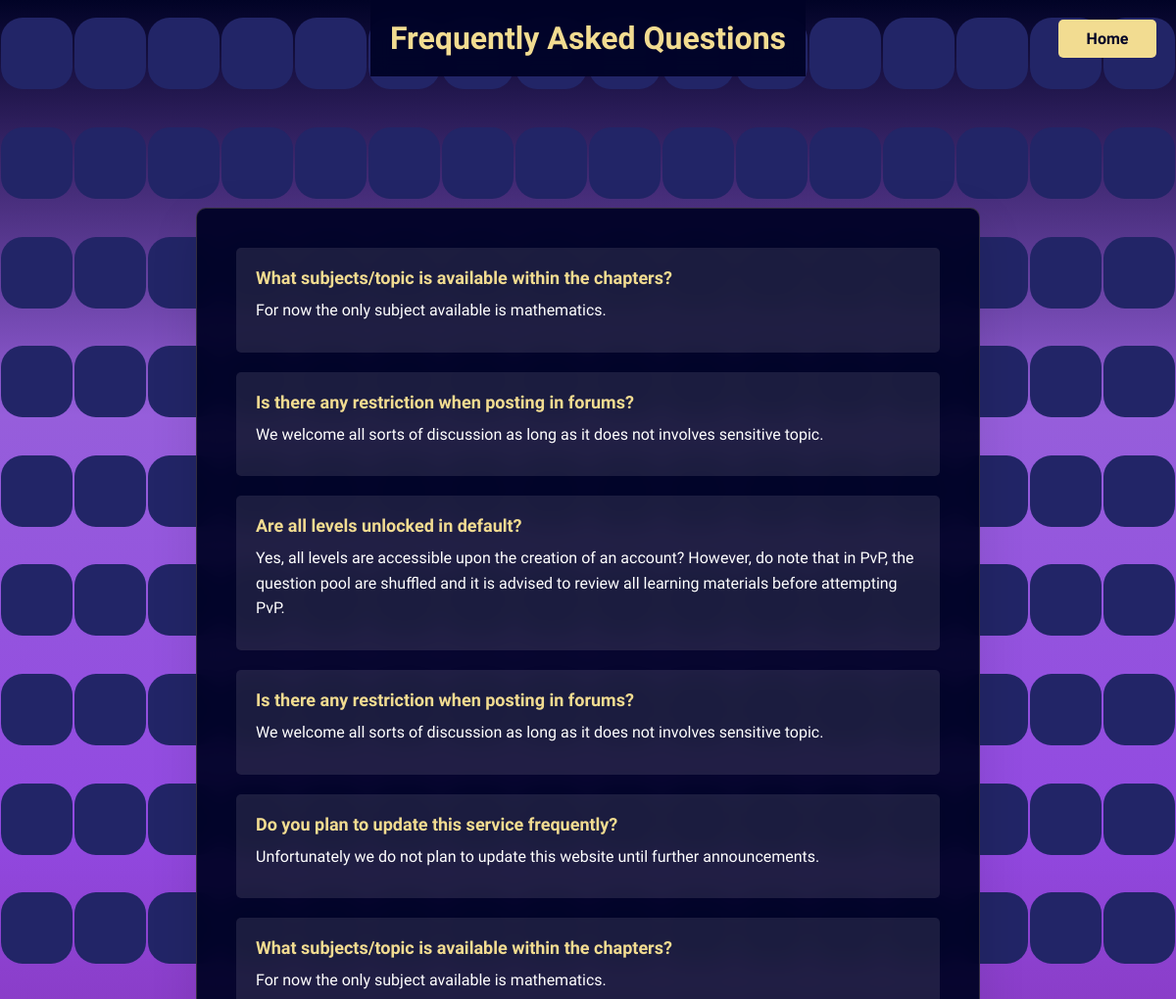
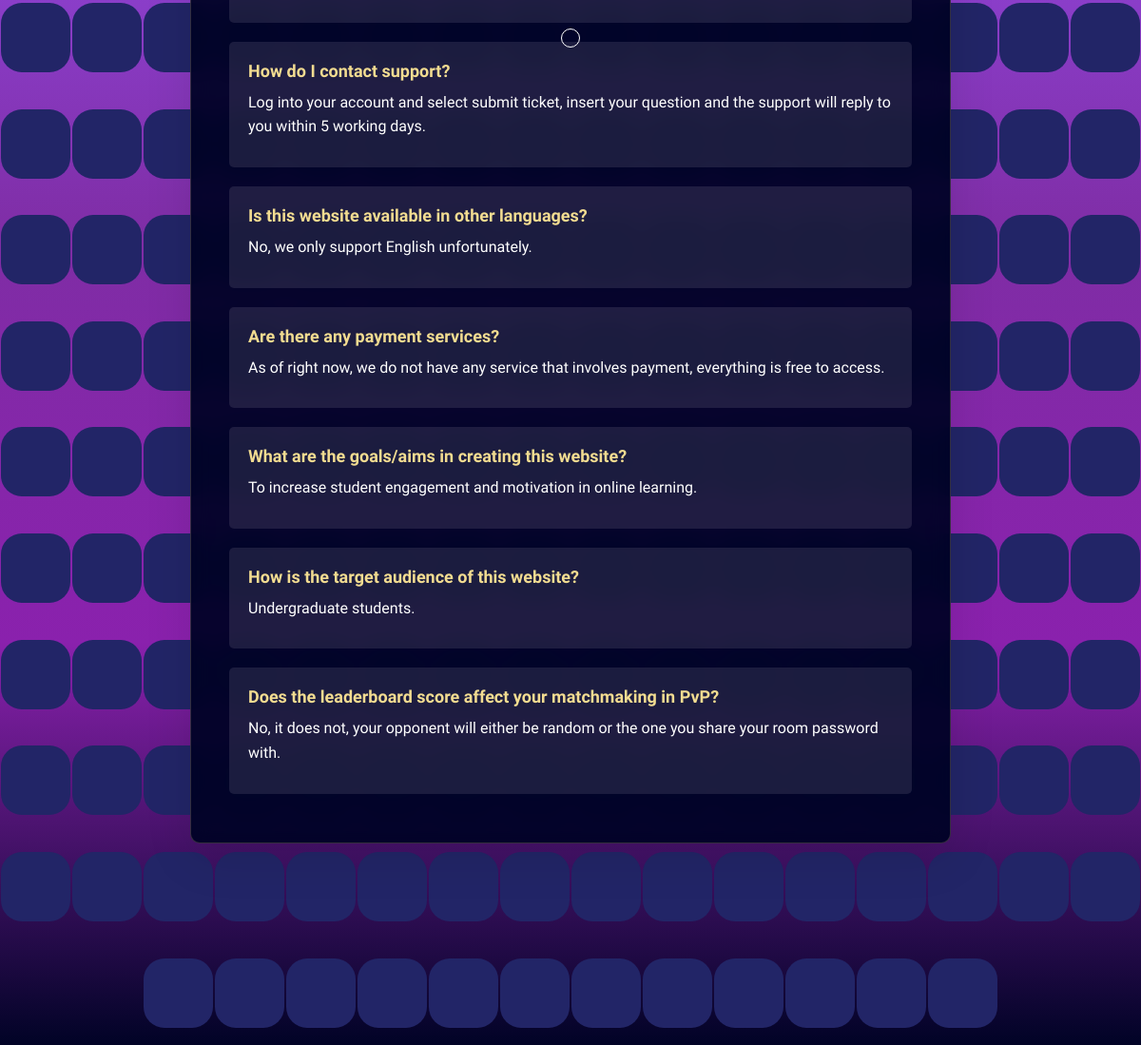
/viewfaqpage.php (signed in), run on the app's committed database (2 pictures, top to bottom).
### tables this page shows
CREATE TABLE IF NOT EXISTS `faq` (
  `faq_id` int NOT NULL AUTO_INCREMENT,
  `faq_title` text NOT NULL,
  `faq_contents` text NOT NULL,
  PRIMARY KEY (`faq_id`)
);

### viewfaqpage.php (the view, shortened to what this page needs)
<?php
include("conn.php");
$sql = "SELECT f.*, m.media_type, m.media_URL FROM faq f LEFT JOIN media m ON f.faq_id = m.faq_id ORDER BY f.faq_id DESC";
$result = $con->query($sql);
?>
<!DOCTYPE html>
<html lang="en">
<head>
</head>
<body>
    <section>
        <?php for ($i = 0; $i < 300; $i++): ?>
            <span></span>
        <?php endfor; ?>
    </section>
    <h1>Frequently Asked Questions</h1>         <a href="home.php" class="home-button">Home</a>
    <div class="container">
        <?php if ($result->num_rows > 0): ?>
            <?php while ($row = $result->fetch_assoc()): ?>
                <div class="faq-item">
                    <div class="faq-title"><?php echo htmlspecialchars($row['faq_title']); ?></div>
                    <div class="faq-content"><?php echo nl2br(htmlspecialchars($row['faq_contents'])); ?></div>
                </div>
            <?php endwhile; ?>
        <?php else: ?>
            <div class="no-faq">No FAQs found.</div>
        <?php endif; ?>
    </div>
</body>
</html>

### viewfaqpage.php (style rules this page uses)
* { margin: 0; padding: 0; box-sizing: border-box; font-family: 'Bagel Fat One', sans-serif; cursor: url('../images/icons8-cursor-100.png'), auto; }
body { display: flex; justify-content: center; align-items: center; min-height: 100vh; background: #010326; overflow-x: hidden; }
.container { background-color: rgba(1, 3, 38, 0.95); border-radius: 10px; box-shadow: 0 15px 50px rgba(0, 0, 0, 0.1); overflow-y: auto; width: 800px; max-width: 90%; z-index: 10; padding: 40px; max-height: 80vh; backdrop-filter: blur(10px); -webkit-backdrop-filter: blur(10px); border: 1px solid rgba(242, 220, 145, 0.2); position: relative; }
h1 { text-align: center; color: #F2DC91; margin-bottom: 30px; font-family: 'Bagel Fat One', sans-serif; position: absolute; top: 0; background-color: rgba(1, 3, 38, 0.95); backdrop-filter: blur(10px); -webkit-backdrop-filter: blur(10px); padding: 20px 0; z-index: 1; margin-top: 0px; margin-left: -20px; margin-right: -20px; padding-left: 20px; padding-right: 20px; }
.faq-item { margin-bottom: 20px; padding: 20px; background-color: rgba(255, 255, 255, 0.1); border-radius: 5px; transition: all 0.3s ease; }
.faq-title { font-size: 18px; font-weight: bold; margin-bottom: 10px; color: #F2DC91; font-family: 'Bagel Fat One', sans-serif; }
.faq-content { margin-bottom: 10px; line-height: 1.6; color: #fff; }
.home-button { display: block; width: 100px; padding: 10px; margin: 0 auto 20px auto; background-color: #F2DC91; color: #010326; text-align: center; border-radius: 5px; text-decoration: none; font-weight: bold; transition: background-color 0.3s ease; position: fixed; top: 20px; right: 20px; z-index: 2; }
section { position: fixed; width: 100vw; height: 100vh; display: flex; justify-content: center; align-items: center; gap: 2px; flex-wrap: wrap; overflow: hidden; }
section::before { content: ''; position: absolute; width: 100%; height: 100%; background: linear-gradient(#010326, #965edb, #9249e1, rgb(127, 45, 165), rgb(138, 33, 173), #010326); animation: animate 10s linear infinite; }
section span { position: relative; display: block; width: calc(6.25vw - 2px); height: calc(6.25vw - 2px); background: #222567; z-index: 2; transition: 1.3s; border-radius: 30%; }

### data on the page
faq: faq_title "What subjects/topic is available within the chapters?", faq_contents "For now the only subject available is mathematics."
faq: faq_title "Is there any restriction when posting in forums?", faq_contents "We welcome all sorts of discussion as long as it does not involves sensitive topic."
faq: faq_title "Are all levels unlocked in default?", faq_contents "Yes, all levels are accessible upon the creation of an account? However, do note that in PvP, the question pool are shuffled and it is advised to review all learning materials before attempting PvP."
faq: faq_title "Is there any restriction when posting in forums?", faq_contents "We welcome all sorts of discussion as long as it does not involves sensitive topic."
faq: faq_title "Do you plan to update this service frequently?", faq_contents "Unfortunately we do not plan to update this website until further announcements."
faq: faq_title "What subjects/topic is available within the chapters?", faq_contents "For now the only subject available is mathematics."
faq: faq_title "How do I contact support?", faq_contents "Log into your account and select submit ticket, insert your question and the support will reply to you within 5 working days."
faq: faq_title "Is this website available in other languages?", faq_contents "No, we only support English unfortunately."
faq: faq_title "Are there any payment services?", faq_contents "As of right now, we do not have any service that involves payment, everything is free to access."
faq: faq_title "What are the goals/aims in creating this website?", faq_contents "To increase student engagement and motivation in online learning."
faq: faq_title "How is the target audience of this website?", faq_contents "Undergraduate students."
faq: faq_title "Does the leaderboard score affect your matchmaking in PvP?", faq_contents "No, it does not, your opponent will either be random or the one you share your room password with."
